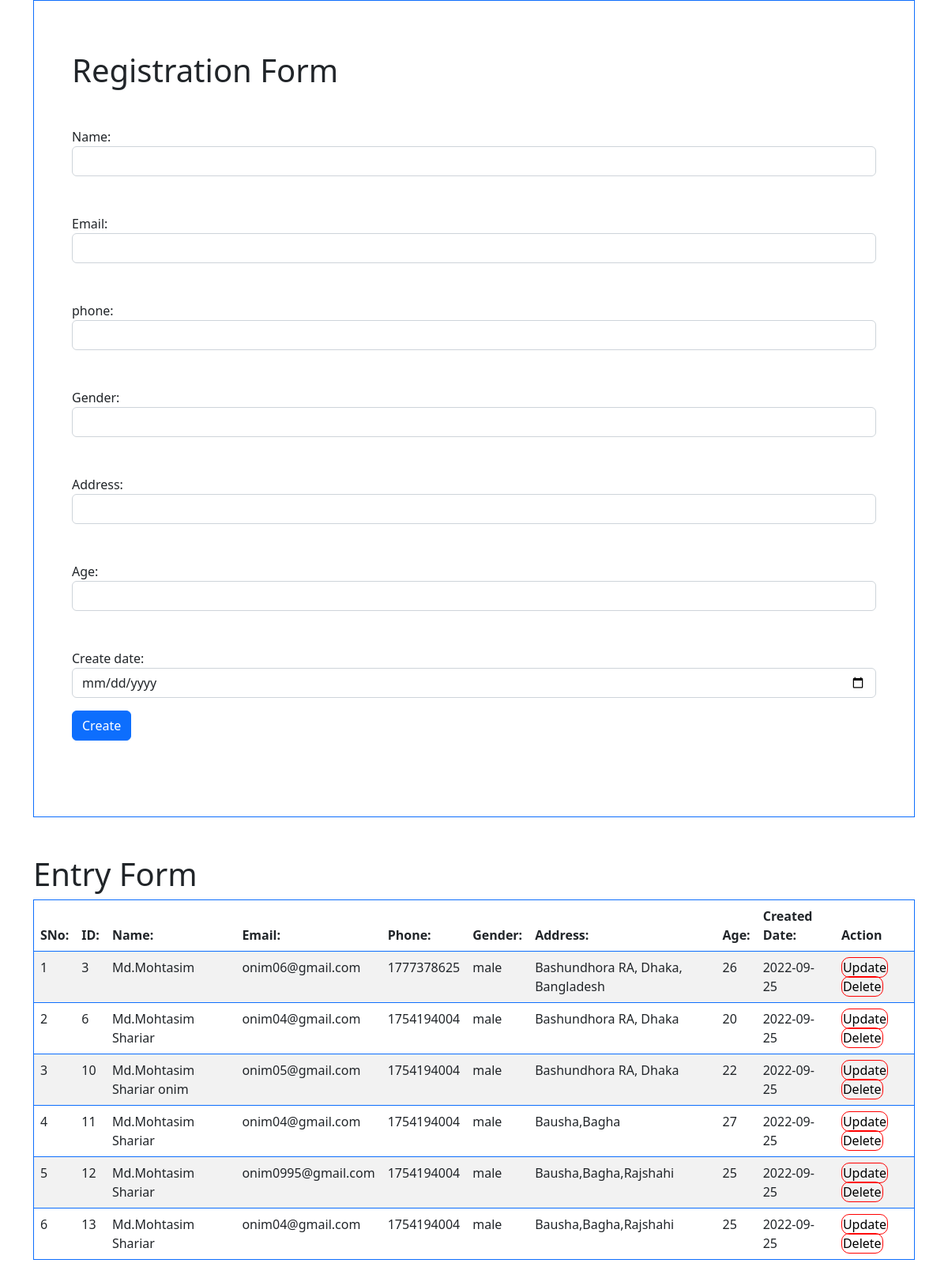
The page /index.php/student on the database its author committed.
### tables this page shows
CREATE TABLE `users` (
  `id` int(11) NOT NULL,
  `name` varchar(100) NOT NULL,
  `email` varchar(100) NOT NULL,
  `phone` int(20) NOT NULL,
  `gender` varchar(50) NOT NULL,
  `address` varchar(200) NOT NULL,
  `age` int(100) NOT NULL,
  `date` date NOT NULL
);

### application/controllers/Student.php (called while the page is built, shortened)
<?php
class Student extends CI_Controller {
    public function __construct() {
        $this->load->model('data_model','data');
    }
    public function index()
    {
        $info['student_fetch']=$this->data->get_table_data('users');
        $this->load->view('student',$info);
    }
}
?>

### index.php (called while the page is built, shortened)
<?php
require_once BASEPATH.'core/CodeIgniter.php';

### application/models/Data_model.php (called while the page is built, shortened)
<?php
class Data_model extends CI_Model{
    function get_table_data($table) {
        $res=$this->db->get($table);
        return $res->result_array();
    }
}
?>

### application/views/student.php (the view, shortened to what this page needs)
<!doctype html>
<html lang="en">
<head>
    <link href="https://cdn.jsdelivr.net/npm/bootstrap@5.2.1/dist/css/bootstrap.min.css" rel="stylesheet">
</head>
<body>
    <div class="container">
        <form class="form-group form-horizontal border border-primary p-5" name="form" action="<?php echo base_url(); ?>Student/<?php echo isset($modify) ? "update_student" : "add_student"; ?>" enctype="multipart/form-data" method="post">
            <div class="mt-3">
                <h1>Registration Form</h1>
            </div>
            <div class="form-group mt-5">
                <label for="">Name:</label>
                <input type="text" name="name" value="<?php echo $modify['name']; ?>" class="form-control">
            </div>
            <div class="form-group mt-5">
                <label for="">Email:</label>
                <input type="email" name="email" value="<?php echo $modify['email']; ?>" class="form-control">
            </div>
            <div class="form-group mt-5">
                <label for="">phone:</label>
                <input type="number" name="phone" value="<?php echo $modify['phone']; ?>" class="form-control">
            </div>
            <div class="form-group mt-5">
                <label for="">Gender:</label>
                <input type="text" name="gender" value="<?php echo $modify['gender']; ?>" class="form-control">
            </div>
            <div class="form-group mt-5">
                <label for="">Address:</label>
                <input type="text" name="address" value="<?php echo $modify['address']; ?>" class="form-control">
            </div>
            <div class="form-group mt-5">
                <label for="">Age:</label>
                <input type="number" name="age" value="<?php echo $modify['age']; ?>" class="form-control">
            </div>
            <div class="form-group mt-5">
                <label for="">Create date:</label>
                <input type="date" name="date" value="<?php echo $modify['date']; ?>" class="form-control">
            </div>
            <button type="submit" class="btn btn-primary mt-3 mb-5" value="save form">Create</button>
        </form>
        <div class="mt-5">
            <h1>Entry Form</h1>
        </div>
        <table class='border border-primary table table-striped mb-5 p-3'>
            <thead>
                <tr>
                    <th>SNo: </th>
                    <th>ID: </th>
                    <th>Name: </th>
                    <th>Email: </th>
                    <th>Phone: </th>
                    <th>Gender: </th>
                    <th>Address: </th>
                    <th>Age: </th>
                    <th>Created Date: </th>
                    <th>Action</th>
                </tr>
            </thead>
            <tbody>
                <?php if (!empty($student_fetch)) {
                    $cnt = 1;
                    foreach ($student_fetch as $row) {
                ?>
                        <tr>
                            <td><?php echo  $cnt++;  ?></td>
                            <td><?php echo $row['id'] ?></td>
                            <td><?php echo $row['name'] ?></td>
                            <td><?php echo $row['email'] ?></td>
                            <td><?php echo $row['phone'] ?></td>
                            <td><?php echo $row['gender'] ?></td>
                            <td><?php echo $row['address'] ?></td>
                            <td><?php echo $row['age'] ?></td>
                            <td><?php echo $row['date'] ?></td>
                            <td>
                                <a style="color:black; text-decoration: none; border:1px solid red; border-radius:10px; padding:1px" href="<?php echo base_url(); ?>Student/modify/<?php echo $row['id'] ?>">Update</a>
                                <a style="color:black; border:1px solid red; text-decoration: none; border-radius:10px; padding:1px" onclick="return confirm('Are you sure you want to delete data')" href="<?php echo base_url(); ?>Student/remove/<?php echo $row['id'] ?>">Delete</a>
                            </td>
                        </tr>
                    <?php }
                } else { ?>
                    <tr>
                        <td>Record not found</td>
                    </tr>
                <?php } ?>
            </tbody>
        </table>
    </div>
</body>
</html>

### rows shown on the page
users: id "3", name "Md.Mohtasim", email "onim06@gmail.com", phone "1777378625", gender "male", address "Bashundhora RA, Dhaka, Bangladesh", age "26", date "2022-09-25"
users: id "6", name "Md.Mohtasim Shariar", email "onim04@gmail.com", phone "1754194004", gender "male", address "Bashundhora RA, Dhaka", age "20", date "2022-09-25"
users: id "10", name "Md.Mohtasim Shariar onim", email "onim05@gmail.com", phone "1754194004", gender "male", address "Bashundhora RA, Dhaka", age "22", date "2022-09-25"
users: id "11", name "Md.Mohtasim Shariar", email "onim04@gmail.com", phone "1754194004", gender "male", address "Bausha,Bagha", age "27", date "2022-09-25"
users: id "12", name "Md.Mohtasim Shariar", email "onim0995@gmail.com", phone "1754194004", gender "male", address "Bausha,Bagha,Rajshahi", age "25", date "2022-09-25"
users: id "13", name "Md.Mohtasim Shariar", email "onim04@gmail.com", phone "1754194004", gender "male", address "Bausha,Bagha,Rajshahi", age "25", date "2022-09-25"
